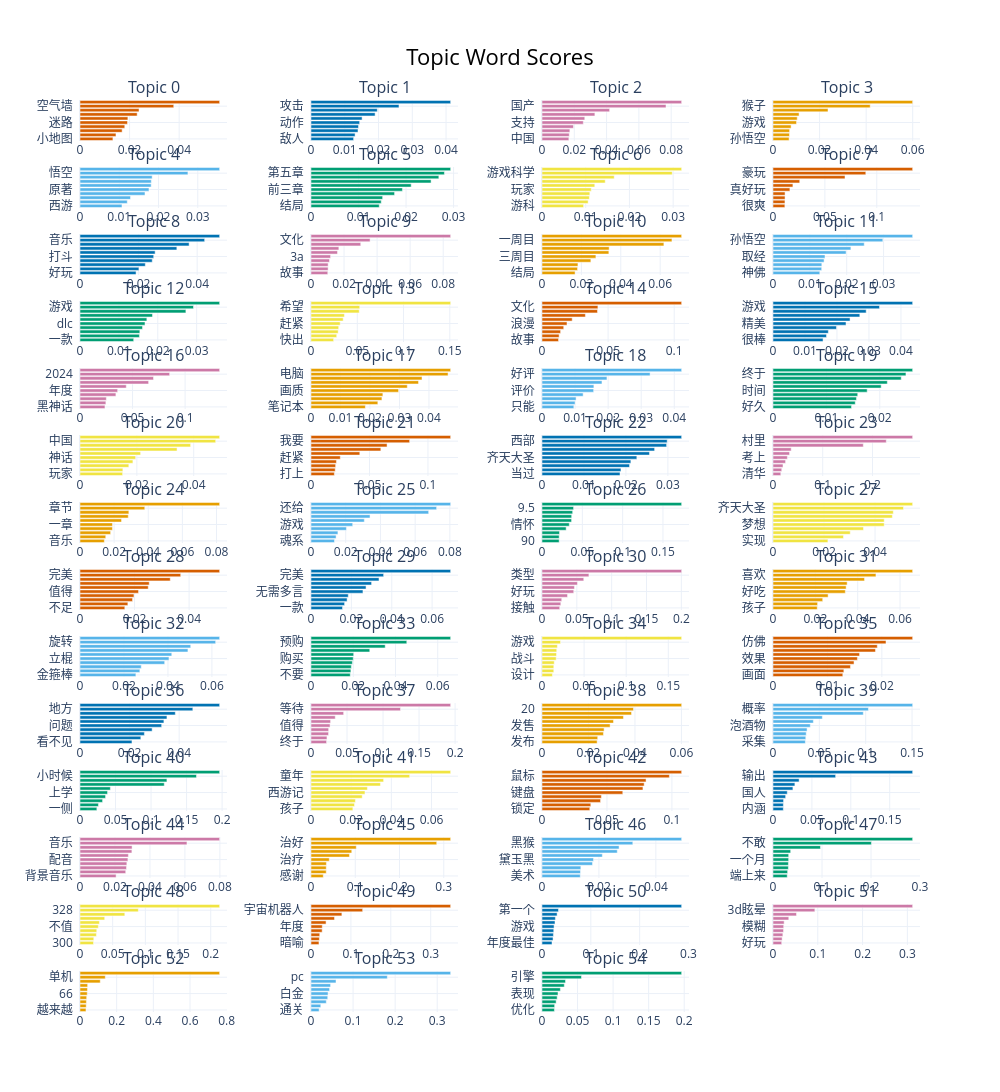

Notebook code cell kept with this figure:
### Code cell
fig = topic_model.visualize_barchart(top_n_topics= 55, n_words = 10)
fig.show()
fig.write_html(r"C:\Users\Lyk\Desktop\黑神话悟空-数据\中文评论\主题词图.html")

### Figure 1 — Plotly figure (JSON) as saved in the notebook; plotly's stock layout.template omitted (floating-point values rounded to 4 significant figures)
{"data": [{"marker": {"color": "#D55E00"}, "orientation": "h", "type": "bar", "x": [0.01328, 0.01451, 0.017, 0.01806, 0.01917, 0.01932, 0.02306, 0.02381, 0.03782, 0.05634], "xaxis": "x", "y": ["小地图  ", "设计  ", "问题  ", "地方  ", "迷路  ", "引导  ", "地图设计  ", "探索  ", "空气墙  ", "地图  "], "yaxis": "y"}, {"marker": {"color": "#0072B2"}, "orientation": "h", "type": "bar", "x": [0.01262, 0.01306, 0.01392, 0.01407, 0.01441, 0.01514, 0.01899, 0.01964, 0.02606, 0.04136], "xaxis": "x2", "y": ["敌人  ", "闪避  ", "伤害  ", "设计  ", "动作  ", "锁定  ", "技能  ", "战斗  ", "攻击  ", "boss  "], "yaxis": "y2"}, {"marker": {"color": "#CC79A7"}, "orientation": "h", "type": "bar", "x": [0.01663, 0.01688, 0.01725, 0.01948, 0.02558, 0.02649, 0.03275, 0.04187, 0.07679, 0.08649], "xaxis": "x3", "y": ["中国  ", "第一个  ", "国内  ", "希望  ", "支持  ", "游戏  ", "大作  ", "第一款  ", "国产  ", "3a  "], "yaxis": "y3"}, {"marker": {"color": "#E69F00"}, "orientation": "h", "type": "bar", "x": [0.006916, 0.00708, 0.007129, 0.007774, 0.01011, 0.01041, 0.0112, 0.02363, 0.04175, 0.05998], "xaxis": "x4", "y": ["孙悟空  ", "游科  ", "最后  ", "猿神  ", "游戏  ", "大圣  ", "老猴子  ", "猴哥  ", "猴子  ", "黑猴  "], "yaxis": "y4"}, {"marker": {"color": "#56B4E9"}, "orientation": "h", "type": "bar", "x": [0.01069, 0.01204, 0.01286, 0.01656, 0.01757, 0.01813, 0.01816, 0.01838, 0.02749, 0.03557], "xaxis": "x5", "y": ["西游  ", "大圣  ", "斗战神  ", "孙悟空  ", "原著  ", "故事  ", "剧情  ", "西游记  ", "悟空  ", "黑神话  "], "yaxis": "y5"}, {"marker": {"color": "#009E73"}, "orientation": "h", "type": "bar", "x": [0.01436, 0.01478, 0.01507, 0.01758, 0.01924, 0.02108, 0.02526, 0.02689, 0.02807, 0.02938], "xaxis": "x6", "y": ["结局  ", "第二章  ", "四章  ", "两章  ", "前三章  ", "第三章  ", "剧情  ", "第四章  ", "第五章  ", "第六章  "], "yaxis": "y6"}, {"marker": {"color": "#F0E442"}, "orientation": "h", "type": "bar", "x": [0.009518, 0.01055, 0.01083, 0.01094, 0.01127, 0.01207, 0.01446, 0.01652, 0.02979, 0.03195], "xaxis": "x7", "y": ["游科  ", "dlc  ", "一款  ", "期待  ", "玩家  ", "感谢  ", "国产  ", "希望  ", "游戏科学  ", "游戏  "], "yaxis": "y7"}, {"marker": {"color": "#D55E00"}, "orientation": "h", "type": "bar", "x": [0.01143, 0.01152, 0.0116, 0.01161, 0.01629, 0.01919, 0.02576, 0.0694, 0.08944, 0.1346], "xaxis": "x8", "y": ["很爽  ", "游戏  ", "难度  ", "希望  ", "真好玩  ", "喜欢  ", "dlc  ", "爱玩  ", "豪玩  ", "好玩  "], "yaxis": "y8"}, {"marker": {"color": "#0072B2"}, "orientation": "h", "type": "bar", "x": [0.01914, 0.02012, 0.02229, 0.02466, 0.02516, 0.02565, 0.03306, 0.03725, 0.04256, 0.04768], "xaxis": "x9", "y": ["好玩  ", "故事  ", "顶级  ", "精美  ", "打斗  ", "战斗  ", "剧情  ", "美术  ", "音乐  ", "画面  "], "yaxis": "y9"}, {"marker": {"color": "#CC79A7"}, "orientation": "h", "type": "bar", "x": [0.01016, 0.01035, 0.01037, 0.01118, 0.01187, 0.01603, 0.01685, 0.03009, 0.03576, 0.08451], "xaxis": "x10", "y": ["故事  ", "里程碑  ", "中文  ", "希望  ", "3a  ", "传统  ", "玩家  ", "游戏  ", "文化  ", "中国  "], "yaxis": "y10"}, {"marker": {"color": "#E69F00"}, "orientation": "h", "type": "bar", "x": [0.01679, 0.01804, 0.01824, 0.0248, 0.02736, 0.03394, 0.0341, 0.06188, 0.06597, 0.0709], "xaxis": "x11", "y": ["结局  ", "打完  ", "成就  ", "周目  ", "三周目  ", "通关  ", "全成就  ", "二周目  ", "一周目  ", "小时  "], "yaxis": "y11"}, {"marker": {"color": "#56B4E9"}, "orientation": "h", "type": "bar", "x": [0.01269, 0.01321, 0.01324, 0.01385, 0.01411, 0.01983, 0.02113, 0.02475, 0.02979, 0.03788], "xaxis": "x12", "y": ["神佛  ", "灵山  ", "金箍  ", "悟空  ", "取经  ", "齐天大圣  ", "天庭  ", "天命人  ", "孙悟空  ", "大圣  "], "yaxis": "y12"}, {"marker": {"color": "#009E73"}, "orientation": "h", "type": "bar", "x": [0.0138, 0.01528, 0.01538, 0.01607, 0.01671, 0.01719, 0.01863, 0.02722, 0.02918, 0.0359], "xaxis": "x13", "y": ["一款  ", "体验  ", "期待  ", "希望  ", "dlc  ", "推荐  ", "不错  ", "值得  ", "游戏  ", "好玩  "], "yaxis": "y13"}, {"marker": {"color": "#F0E442"}, "orientation": "h", "type": "bar", "x": [0.02445, 0.02778, 0.02936, 0.02992, 0.03154, 0.03477, 0.03612, 0.05209, 0.05267, 0.1509], "xaxis": "x14", "y": ["快出  ", "作品  ", "端上来  ", "后续  ", "赶紧  ", "快点  ", "游科  ", "期待  ", "希望  ", "dlc  "], "yaxis": "y14"}, {"marker": {"color": "#D55E00"}, "orientation": "h", "type": "bar", "x": [0.01251, 0.01295, 0.01407, 0.01643, 0.01891, 0.02284, 0.03282, 0.04197, 0.04229, 0.1056], "xaxis": "x15", "y": ["故事  ", "神话  ", "中华文化  ", "传统  ", "浪漫  ", "第一款  ", "大作  ", "3a  ", "文化  ", "中国  "], "yaxis": "y15"}, {"marker": {"color": "#0072B2"}, "orientation": "h", "type": "bar", "x": [0.01565, 0.01672, 0.0173, 0.01984, 0.02283, 0.02409, 0.02714, 0.02913, 0.0333, 0.04366], "xaxis": "x16", "y": ["很棒  ", "丰富  ", "不错  ", "顶级  ", "精美  ", "剧情  ", "音乐  ", "美术  ", "游戏  ", "画面  "], "yaxis": "y16"}, {"marker": {"color": "#CC79A7"}, "orientation": "h", "type": "bar", "x": [0.02374, 0.0246, 0.02507, 0.03415, 0.03582, 0.04401, 0.06527, 0.06992, 0.08529, 0.1328], "xaxis": "x17", "y": ["黑神话  ", "游戏  ", "心中  ", "最佳  ", "年度  ", "年度游戏  ", "tga  ", "今年  ", "2024  ", "年度最佳  "], "yaxis": "y17"}, {"marker": {"color": "#E69F00"}, "orientation": "h", "type": "bar", "x": [0.01843, 0.02266, 0.02405, 0.02437, 0.0297, 0.03265, 0.03646, 0.03765, 0.04648, 0.04736], "xaxis": "x18", "y": ["笔记本  ", "问题  ", "掉帧  ", "配置  ", "画质  ", "更新  ", "闪退  ", "显卡  ", "电脑  ", "优化  "], "yaxis": "y18"}, {"marker": {"color": "#56B4E9"}, "orientation": "h", "type": "bar", "x": [0.009631, 0.01, 0.01031, 0.01244, 0.01562, 0.01569, 0.01814, 0.01964, 0.03269, 0.04224], "xaxis": "x19", "y": ["只能  ", "傻逼  ", "本来  ", "玩家  ", "评价  ", "游戏  ", "恶心  ", "评论  ", "好评  ", "差评  "], "yaxis": "y19"}, {"marker": {"color": "#009E73"}, "orientation": "h", "type": "bar", "x": [0.01471, 0.01541, 0.01563, 0.01587, 0.01764, 0.02026, 0.02142, 0.02402, 0.02491, 0.02616], "xaxis": "x20", "y": ["好久  ", "现在  ", "全成就  ", "结局  ", "时间  ", "很久没  ", "dlc  ", "通关  ", "终于  ", "小时  "], "yaxis": "y20"}, {"marker": {"color": "#F0E442"}, "orientation": "h", "type": "bar", "x": [0.015, 0.01508, 0.01717, 0.01861, 0.01958, 0.02131, 0.03414, 0.03891, 0.04773, 0.04912], "xaxis": "x21", "y": ["玩家  ", "世界  ", "一款  ", "传统  ", "神话  ", "游戏  ", "文化  ", "悟空  ", "中国  ", "黑神话  "], "yaxis": "y21"}, {"marker": {"color": "#D55E00"}, "orientation": "h", "type": "bar", "x": [0.01996, 0.0207, 0.02107, 0.02175, 0.02506, 0.04174, 0.0597, 0.06503, 0.08433, 0.1194], "xaxis": "x22", "y": ["打上  ", "游科  ", "快出  ", "鹤仙人  ", "赶紧  ", "天庭  ", "救四妹  ", "dlc  ", "我要  ", "四妹  "], "yaxis": "y22"}, {"marker": {"color": "#0072B2"}, "orientation": "h", "type": "bar", "x": [0.01859, 0.01881, 0.02086, 0.02118, 0.0226, 0.02561, 0.02684, 0.0297, 0.02983, 0.03328], "xaxis": "x23", "y": ["当过  ", "终于  ", "美国  ", "英雄  ", "齐天大圣  ", "牛仔  ", "家乡  ", "回到  ", "西部  ", "刺客  "], "yaxis": "y23"}, {"marker": {"color": "#CC79A7"}, "orientation": "h", "type": "bar", "x": [0.01568, 0.01757, 0.02011, 0.02527, 0.0289, 0.03331, 0.03658, 0.1816, 0.2278, 0.2808], "xaxis": "x24", "y": ["清华  ", "家里  ", "必须  ", "第一位  ", "考上  ", "985  ", "支持  ", "第一个  ", "村里  ", "大学生  "], "yaxis": "y24"}, {"marker": {"color": "#E69F00"}, "orientation": "h", "type": "bar", "x": [0.01427, 0.01509, 0.01794, 0.01901, 0.01903, 0.02434, 0.02828, 0.02863, 0.03796, 0.08185], "xaxis": "x25", "y": ["音乐  ", "美术  ", "故事  ", "剧情  ", "一章  ", "结束  ", "结尾  ", "每章  ", "章节  ", "动画  "], "yaxis": "y25"}, {"marker": {"color": "#56B4E9"}, "orientation": "h", "type": "bar", "x": [0.01352, 0.01445, 0.0155, 0.0204, 0.02402, 0.03071, 0.03401, 0.06778, 0.07237, 0.08045], "xaxis": "x26", "y": ["魂系  ", "玩家  ", "接触  ", "难度  ", "游戏  ", "第一次  ", "类魂  ", "魂类  ", "还给  ", "幽魂  "], "yaxis": "y26"}, {"marker": {"color": "#009E73"}, "orientation": "h", "type": "bar", "x": [0.02126, 0.02129, 0.02173, 0.02994, 0.03384, 0.03666, 0.03679, 0.03801, 0.03916, 0.1731], "xaxis": "x27", "y": ["90  ", "评价  ", "0.5  ", "100  ", "情怀  ", "满分  ", "评分  ", "8.5  ", "9.5  ", "10  "], "yaxis": "y27"}, {"marker": {"color": "#F0E442"}, "orientation": "h", "type": "bar", "x": [0.02152, 0.02761, 0.03027, 0.03546, 0.04359, 0.04359, 0.04678, 0.04714, 0.05116, 0.05473], "xaxis": "x28", "y": ["实现  ", "童年  ", "成为  ", "英雄  ", "梦想  ", "小时候  ", "大圣  ", "儿时  ", "齐天大圣  ", "大圣梦  "], "yaxis": "y28"}, {"marker": {"color": "#D55E00"}, "orientation": "h", "type": "bar", "x": [0.01643, 0.01754, 0.01926, 0.01978, 0.02146, 0.02501, 0.02538, 0.03308, 0.03692, 0.05119], "xaxis": "x29", "y": ["不足  ", "一款  ", "作品  ", "无需多言  ", "值得  ", "瑕疵  ", "缺点  ", "瑕不掩瑜  ", "完美  ", "好评  "], "yaxis": "y29"}, {"marker": {"color": "#0072B2"}, "orientation": "h", "type": "bar", "x": [0.01562, 0.01664, 0.01787, 0.01846, 0.02574, 0.02726, 0.03001, 0.03368, 0.03598, 0.06918], "xaxis": "x30", "y": ["一款  ", "好评  ", "满分  ", "全成就  ", "无需多言  ", "游戏  ", "伟大  ", "太棒了  ", "完美  ", "真棒  "], "yaxis": "y30"}, {"marker": {"color": "#CC79A7"}, "orientation": "h", "type": "bar", "x": [0.02542, 0.02699, 0.0283, 0.03663, 0.04556, 0.04658, 0.05087, 0.05994, 0.06733, 0.2004], "xaxis": "x31", "y": ["接触  ", "单机游戏  ", "全成就  ", "第一款  ", "好玩  ", "这类  ", "游戏  ", "第一个  ", "类型  ", "第一次  "], "yaxis": "y31"}, {"marker": {"color": "#E69F00"}, "orientation": "h", "type": "bar", "x": [0.0209, 0.02106, 0.02347, 0.02603, 0.03415, 0.03455, 0.03502, 0.04322, 0.04862, 0.06596], "xaxis": "x32", "y": ["孩子  ", "爽爽爽  ", "巧克力  ", "味道  ", "好吃  ", "太爽了  ", "太爽  ", "好玩  ", "喜欢  ", "太爱  "], "yaxis": "y32"}, {"marker": {"color": "#56B4E9"}, "orientation": "h", "type": "bar", "x": [0.02542, 0.02722, 0.02785, 0.03852, 0.04046, 0.04174, 0.04909, 0.05035, 0.0617, 0.06352], "xaxis": "x33", "y": ["金箍棒  ", "识破  ", "卧槽  ", "顶顶顶  ", "立棍  ", "劈棍  ", "交梨  ", "碧藕  ", "旋转  ", "举起  "], "yaxis": "y33"}, {"marker": {"color": "#009E73"}, "orientation": "h", "type": "bar", "x": [0.01859, 0.01887, 0.0191, 0.0196, 0.01999, 0.0202, 0.02782, 0.03513, 0.04535, 0.06611], "xaxis": "x34", "y": ["不要  ", "高兴  ", "吃亏  ", "知道  ", "购买  ", "盗版  ", "buy  ", "大圣  ", "预购  ", "豪华版  "], "yaxis": "y34"}, {"marker": {"color": "#F0E442"}, "orientation": "h", "type": "bar", "x": [0.01238, 0.01399, 0.014, 0.01455, 0.01686, 0.01723, 0.01749, 0.01826, 0.02202, 0.1659], "xaxis": "x35", "y": ["设计  ", "act  ", "黑神话  ", "玩家  ", "战斗  ", "系统  ", "动作  ", "一款  ", "游戏  ", "arpg  "], "yaxis": "y35"}, {"marker": {"color": "#D55E00"}, "orientation": "h", "type": "bar", "x": [0.01283, 0.01302, 0.01423, 0.01489, 0.01551, 0.01591, 0.01883, 0.01916, 0.02076, 0.02566], "xaxis": "x36", "y": ["画面  ", "山林  ", "神秘  ", "置身于  ", "效果  ", "细节  ", "光影  ", "世界  ", "仿佛  ", "场景  "], "yaxis": "y36"}, {"marker": {"color": "#0072B2"}, "orientation": "h", "type": "bar", "x": [0.02097, 0.02453, 0.02597, 0.0291, 0.03294, 0.03385, 0.03507, 0.03844, 0.04552, 0.05634], "xaxis": "x37", "y": ["看不见  ", "明暗  ", "场景  ", "光线  ", "问题  ", "眼睛  ", "光照  ", "阴影  ", "地方  ", "光影  "], "yaxis": "y37"}, {"marker": {"color": "#CC79A7"}, "orientation": "h", "type": "bar", "x": [0.02161, 0.02216, 0.02436, 0.0245, 0.02647, 0.02719, 0.03365, 0.04532, 0.1243, 0.1939], "xaxis": "x38", "y": ["终于  ", "dlc  ", "2024  ", "游科  ", "值得  ", "辜负  ", "不负  ", "期待  ", "等待  ", "四年  "], "yaxis": "y38"}, {"marker": {"color": "#E69F00"}, "orientation": "h", "type": "bar", "x": [0.02372, 0.02397, 0.02644, 0.02672, 0.02931, 0.03077, 0.03505, 0.03852, 0.03936, 0.0601], "xaxis": "x39", "y": ["发布  ", "2020  ", "视频  ", "游戏  ", "发售  ", "期待  ", "pv  ", "等待  ", "20  ", "四年  "], "yaxis": "y39"}, {"marker": {"color": "#56B4E9"}, "orientation": "h", "type": "bar", "x": [0.0349, 0.03535, 0.03581, 0.03675, 0.04026, 0.04353, 0.05322, 0.0974, 0.103, 0.1507], "xaxis": "x40", "y": ["采集  ", "爆率  ", "收集  ", "成就  ", "泡酒物  ", "刷新  ", "珍玩  ", "掉落  ", "概率  ", "种子  "], "yaxis": "y40"}, {"marker": {"color": "#009E73"}, "orientation": "h", "type": "bar", "x": [0.02374, 0.02594, 0.03177, 0.03596, 0.03878, 0.04274, 0.1186, 0.1223, 0.1639, 0.1966], "xaxis": "x41", "y": ["一侧  ", "学校  ", "发现  ", "厕所  ", "上学  ", "老师  ", "冯骥  ", "英高  ", "小时候  ", "杨奇  "], "yaxis": "y41"}, {"marker": {"color": "#F0E442"}, "orientation": "h", "type": "bar", "x": [0.02086, 0.02165, 0.02212, 0.02549, 0.02687, 0.02807, 0.03457, 0.03614, 0.04913, 0.06952], "xaxis": "x42", "y": ["孩子  ", "幻想  ", "长大  ", "齐天大圣  ", "西游记  ", "大圣梦  ", "儿时  ", "梦想  ", "童年  ", "小时候  "], "yaxis": "y42"}, {"marker": {"color": "#D55E00"}, "orientation": "h", "type": "bar", "x": [0.03677, 0.03756, 0.04507, 0.04569, 0.06218, 0.07769, 0.07863, 0.08009, 0.09804, 0.1075], "xaxis": "x43", "y": ["锁定  ", "键鼠  ", "自定义  ", "设置  ", "键盘  ", "手柄  ", "键位  ", "侧键  ", "鼠标  ", "按键  "], "yaxis": "y43"}, {"marker": {"color": "#0072B2"}, "orientation": "h", "type": "bar", "x": [0.01327, 0.01332, 0.01356, 0.01624, 0.01835, 0.0256, 0.02813, 0.03357, 0.08051, 0.1795], "xaxis": "x44", "y": ["内涵  ", "历史  ", "作品  ", "文化底蕴  ", "国人  ", "民族  ", "文化自信  ", "传统  ", "输出  ", "文化  "], "yaxis": "y44"}, {"marker": {"color": "#CC79A7"}, "orientation": "h", "type": "bar", "x": [0.02065, 0.02614, 0.02658, 0.02679, 0.02741, 0.02766, 0.02968, 0.02978, 0.06117, 0.07986], "xaxis": "x45", "y": ["背景音乐  ", "推推  ", "配乐  ", "激昂  ", "配音  ", "战斗  ", "声音  ", "氛围  ", "音乐  ", "音效  "], "yaxis": "y45"}, {"marker": {"color": "#E69F00"}, "orientation": "h", "type": "bar", "x": [0.02772, 0.03442, 0.03448, 0.03484, 0.04129, 0.08689, 0.09211, 0.1023, 0.2841, 0.3156], "xaxis": "x46", "y": ["感谢  ", "养胃  ", "yw  ", "多年  ", "治疗  ", "视角  ", "电子ed  ", "电子  ", "治好  ", "电子阳痿  "], "yaxis": "y46"}, {"marker": {"color": "#56B4E9"}, "orientation": "h", "type": "bar", "x": [0.01345, 0.01352, 0.01364, 0.01774, 0.0181, 0.02119, 0.02644, 0.02708, 0.03191, 0.04906], "xaxis": "x47", "y": ["美术  ", "迷路  ", "地方  ", "红楼  ", "黛玉黑  ", "设计  ", "空气墙  ", "地图设计  ", "黑猴  ", "地图  "], "yaxis": "y47"}, {"marker": {"color": "#009E73"}, "orientation": "h", "type": "bar", "x": [0.02901, 0.02983, 0.03134, 0.03145, 0.03194, 0.03197, 0.03604, 0.09689, 0.2008, 0.285], "xaxis": "x48", "y": ["端上来  ", "义不容辞  ", "坚决  ", "张艺谋  ", "一个月  ", "没出  ", "休息  ", "dlc  ", "不敢  ", "生产队  "], "yaxis": "y48"}, {"marker": {"color": "#F0E442"}, "orientation": "h", "type": "bar", "x": [0.0207, 0.02107, 0.02508, 0.02563, 0.02805, 0.02968, 0.03779, 0.06853, 0.08923, 0.2136], "xaxis": "x49", "y": ["300  ", "标准版  ", "游戏  ", "售价  ", "不值  ", "定价  ", "便宜  ", "价格  ", "328  ", "268  "], "yaxis": "y49"}, {"marker": {"color": "#D55E00"}, "orientation": "h", "type": "bar", "x": [0.01996, 0.02096, 0.0219, 0.02798, 0.02824, 0.03773, 0.05891, 0.07737, 0.1295, 0.3499], "xaxis": "x50", "y": ["暗喻  ", "最佳  ", "说话  ", "2024  ", "年度  ", "索尼  ", "年度最佳  ", "tga  ", "宇宙机器人  ", "机器人  "], "yaxis": "y50"}, {"marker": {"color": "#0072B2"}, "orientation": "h", "type": "bar", "x": [0.02048, 0.0226, 0.02339, 0.02406, 0.02471, 0.02666, 0.02745, 0.03091, 0.03372, 0.2859], "xaxis": "x51", "y": ["年度最佳  ", "首评  ", "全成就  ", "deck  ", "游戏  ", "更新  ", "第一次  ", "评价  ", "第一个  ", "steam  "], "yaxis": "y51"}, {"marker": {"color": "#CC79A7"}, "orientation": "h", "type": "bar", "x": [0.01945, 0.02035, 0.022, 0.02352, 0.0239, 0.0249, 0.0352, 0.05244, 0.09346, 0.3118], "xaxis": "x52", "y": ["好玩  ", "动态  ", "治好  ", "晕车药  ", "模糊  ", "头晕  ", "我晕  ", "不晕  ", "3d眩晕  ", "3d  "], "yaxis": "y52"}, {"marker": {"color": "#E69F00"}, "orientation": "h", "type": "bar", "x": [0.03255, 0.03382, 0.03489, 0.03643, 0.03948, 0.04072, 0.04164, 0.1104, 0.1379, 0.7615], "xaxis": "x53", "y": ["越来越  ", "作品  ", "希望  ", "里程碑  ", "66  ", "支持  ", "棒棒  ", "国产  ", "单机  ", "666  "], "yaxis": "y53"}, {"marker": {"color": "#56B4E9"}, "orientation": "h", "type": "bar", "x": [0.01925, 0.02322, 0.03633, 0.03974, 0.04053, 0.04416, 0.04657, 0.05947, 0.1814, 0.332], "xaxis": "x54", "y": ["通关  ", "平台  ", "一份  ", "steam  ", "白金  ", "优化  ", "版本  ", "ps  ", "pc  ", "ps5  "], "yaxis": "y54"}, {"marker": {"color": "#009E73"}, "orientation": "h", "type": "bar", "x": [0.01747, 0.01778, 0.01987, 0.02134, 0.02251, 0.02584, 0.03135, 0.03307, 0.05555, 0.1964], "xaxis": "x55", "y": ["优化  ", "效果  ", "场景  ", "扫描  ", "表现  ", "美术  ", "画面  ", "得益于  ", "引擎  ", "ue5  "], "yaxis": "y55"}], "layout": {"annotations": [{"font": {"size": 16}, "showarrow": false, "text": "Topic 0", "x": 0.0875, "xanchor": "center", "xref": "paper", "y": 1.0, "yanchor": "bottom", "yref": "paper"}, {"font": {"size": 16}, "showarrow": false, "text": "Topic 1", "x": 0.3625, "xanchor": "center", "xref": "paper", "y": 1.0, "yanchor": "bottom", "yref": "paper"}, {"font": {"size": 16}, "showarrow": false, "text": "Topic 2", "x": 0.6375, "xanchor": "center", "xref": "paper", "y": 1.0, "yanchor": "bottom", "yref": "paper"}, {"font": {"size": 16}, "showarrow": false, "text": "Topic 3", "x": 0.9125, "xanchor": "center", "xref": "paper", "y": 1.0, "yanchor": "bottom", "yref": "paper"}, {"font": {"size": 16}, "showarrow": false, "text": "Topic 4", "x": 0.0875, "xanchor": "center", "xref": "paper", "y": 0.9265, "yanchor": "bottom", "yref": "paper"}, {"font": {"size": 16}, "showarrow": false, "text": "Topic 5", "x": 0.3625, "xanchor": "center", "xref": "paper", "y": 0.9265, "yanchor": "bottom", "yref": "paper"}, {"font": {"size": 16}, "showarrow": false, "text": "Topic 6", "x": 0.6375, "xanchor": "center", "xref": "paper", "y": 0.9265, "yanchor": "bottom", "yref": "paper"}, {"font": {"size": 16}, "showarrow": false, "text": "Topic 7", "x": 0.9125, "xanchor": "center", "xref": "paper", "y": 0.9265, "yanchor": "bottom", "yref": "paper"}, {"font": {"size": 16}, "showarrow": false, "text": "Topic 8", "x": 0.0875, "xanchor": "center", "xref": "paper", "y": 0.8531, "yanchor": "bottom", "yref": "paper"}, {"font": {"size": 16}, "showarrow": false, "text": "Topic 9", "x": 0.3625, "xanchor": "center", "xref": "paper", "y": 0.8531, "yanchor": "bottom", "yref": "paper"}, {"font": {"size": 16}, "showarrow": false, "text": "Topic 10", "x": 0.6375, "xanchor": "center", "xref": "paper", "y": 0.8531, "yanchor": "bottom", "yref": "paper"}, {"font": {"size": 16}, "showarrow": false, "text": "Topic 11", "x": 0.9125, "xanchor": "center", "xref": "paper", "y": 0.8531, "yanchor": "bottom", "yref": "paper"}, {"font": {"size": 16}, "showarrow": false, "text": "Topic 12", "x": 0.0875, "xanchor": "center", "xref": "paper", "y": 0.7796, "yanchor": "bottom", "yref": "paper"}, {"font": {"size": 16}, "showarrow": false, "text": "Topic 13", "x": 0.3625, "xanchor": "center", "xref": "paper", "y": 0.7796, "yanchor": "bottom", "yref": "paper"}, {"font": {"size": 16}, "showarrow": false, "text": "Topic 14", "x": 0.6375, "xanchor": "center", "xref": "paper", "y": 0.7796, "yanchor": "bottom", "yref": "paper"}, {"font": {"size": 16}, "showarrow": false, "text": "Topic 15", "x": 0.9125, "xanchor": "center", "xref": "paper", "y": 0.7796, "yanchor": "bottom", "yref": "paper"}, {"font": {"size": 16}, "showarrow": false, "text": "Topic 16", "x": 0.0875, "xanchor": "center", "xref": "paper", "y": 0.7061, "yanchor": "bottom", "yref": "paper"}, {"font": {"size": 16}, "showarrow": false, "text": "Topic 17", "x": 0.3625, "xanchor": "center", "xref": "paper", "y": 0.7061, "yanchor": "bottom", "yref": "paper"}, {"font": {"size": 16}, "showarrow": false, "text": "Topic 18", "x": 0.6375, "xanchor": "center", "xref": "paper", "y": 0.7061, "yanchor": "bottom", "yref": "paper"}, {"font": {"size": 16}, "showarrow": false, "text": "Topic 19", "x": 0.9125, "xanchor": "center", "xref": "paper", "y": 0.7061, "yanchor": "bottom", "yref": "paper"}, {"font": {"size": 16}, "showarrow": false, "text": "Topic 20", "x": 0.0875, "xanchor": "center", "xref": "paper", "y": 0.6327, "yanchor": "bottom", "yref": "paper"}, {"font": {"size": 16}, "showarrow": false, "text": "Topic 21", "x": 0.3625, "xanchor": "center", "xref": "paper", "y": 0.6327, "yanchor": "bottom", "yref": "paper"}, {"font": {"size": 16}, "showarrow": false, "text": "Topic 22", "x": 0.6375, "xanchor": "center", "xref": "paper", "y": 0.6327, "yanchor": "bottom", "yref": "paper"}, {"font": {"size": 16}, "showarrow": false, "text": "Topic 23", "x": 0.9125, "xanchor": "center", "xref": "paper", "y": 0.6327, "yanchor": "bottom", "yref": "paper"}, {"font": {"size": 16}, "showarrow": false, "text": "Topic 24", "x": 0.0875, "xanchor": "center", "xref": "paper", "y": 0.5592, "yanchor": "bottom", "yref": "paper"}, {"font": {"size": 16}, "showarrow": false, "text": "Topic 25", "x": 0.3625, "xanchor": "center", "xref": "paper", "y": 0.5592, "yanchor": "bottom", "yref": "paper"}, {"font": {"size": 16}, "showarrow": false, "text": "Topic 26", "x": 0.6375, "xanchor": "center", "xref": "paper", "y": 0.5592, "yanchor": "bottom", "yref": "paper"}, {"font": {"size": 16}, "showarrow": false, "text": "Topic 27", "x": 0.9125, "xanchor": "center", "xref": "paper", "y": 0.5592, "yanchor": "bottom", "yref": "paper"}, {"font": {"size": 16}, "showarrow": false, "text": "Topic 28", "x": 0.0875, "xanchor": "center", "xref": "paper", "y": 0.4857, "yanchor": "bottom", "yref": "paper"}, {"font": {"size": 16}, "showarrow": false, "text": "Topic 29", "x": 0.3625, "xanchor": "center", "xref": "paper", "y": 0.4857, "yanchor": "bottom", "yref": "paper"}, {"font": {"size": 16}, "showarrow": false, "text": "Topic 30", "x": 0.6375, "xanchor": "center", "xref": "paper", "y": 0.4857, "yanchor": "bottom", "yref": "paper"}, {"font": {"size": 16}, "showarrow": false, "text": "Topic 31", "x": 0.9125, "xanchor": "center", "xref": "paper", "y": 0.4857, "yanchor": "bottom", "yref": "paper"}, {"font": {"size": 16}, "showarrow": false, "text": "Topic 32", "x": 0.0875, "xanchor": "center", "xref": "paper", "y": 0.4122, "yanchor": "bottom", "yref": "paper"}, {"font": {"size": 16}, "showarrow": false, "text": "Topic 33", "x": 0.3625, "xanchor": "center", "xref": "paper", "y": 0.4122, "yanchor": "bottom", "yref": "paper"}, {"font": {"size": 16}, "showarrow": false, "text": "Topic 34", "x": 0.6375, "xanchor": "center", "xref": "paper", "y": 0.4122, "yanchor": "bottom", "yref": "paper"}, {"font": {"size": 16}, "showarrow": false, "text": "Topic 35", "x": 0.9125, "xanchor": "center", "xref": "paper", "y": 0.4122, "yanchor": "bottom", "yref": "paper"}, {"font": {"size": 16}, "showarrow": false, "text": "Topic 36", "x": 0.0875, "xanchor": "center", "xref": "paper", "y": 0.3388, "yanchor": "bottom", "yref": "paper"}, {"font": {"size": 16}, "showarrow": false, "text": "Topic 37", "x": 0.3625, "xanchor": "center", "xref": "paper", "y": 0.3388, "yanchor": "bottom", "yref": "paper"}, {"font": {"size": 16}, "showarrow": false, "text": "Topic 38", "x": 0.6375, "xanchor": "center", "xref": "paper", "y": 0.3388, "yanchor": "bottom", "yref": "paper"}, {"font": {"size": 16}, "showarrow": false, "text": "Topic 39", "x": 0.9125, "xanchor": "center", "xref": "paper", "y": 0.3388, "yanchor": "bottom", "yref": "paper"}, {"font": {"size": 16}, "showarrow": false, "text": "Topic 40", "x": 0.0875, "xanchor": "center", "xref": "paper", "y": 0.2653, "yanchor": "bottom", "yref": "paper"}, {"font": {"size": 16}, "showarrow": false, "text": "Topic 41", "x": 0.3625, "xanchor": "center", "xref": "paper", "y": 0.2653, "yanchor": "bottom", "yref": "paper"}, {"font": {"size": 16}, "showarrow": false, "text": "Topic 42", "x": 0.6375, "xanchor": "center", "xref": "paper", "y": 0.2653, "yanchor": "bottom", "yref": "paper"}, {"font": {"size": 16}, "showarrow": false, "text": "Topic 43", "x": 0.9125, "xanchor": "center", "xref": "paper", "y": 0.2653, "yanchor": "bottom", "yref": "paper"}, {"font": {"size": 16}, "showarrow": false, "text": "Topic 44", "x": 0.0875, "xanchor": "center", "xref": "paper", "y": 0.1918, "yanchor": "bottom", "yref": "paper"}, {"font": {"size": 16}, "showarrow": false, "text": "Topic 45", "x": 0.3625, "xanchor": "center", "xref": "paper", "y": 0.1918, "yanchor": "bottom", "yref": "paper"}, {"font": {"size": 16}, "showarrow": false, "text": "Topic 46", "x": 0.6375, "xanchor": "center", "xref": "paper", "y": 0.1918, "yanchor": "bottom", "yref": "paper"}, {"font": {"size": 16}, "showarrow": false, "text": "Topic 47", "x": 0.9125, "xanchor": "center", "xref": "paper", "y": 0.1918, "yanchor": "bottom", "yref": "paper"}, {"font": {"size": 16}, "showarrow": false, "text": "Topic 48", "x": 0.0875, "xanchor": "center", "xref": "paper", "y": 0.1184, "yanchor": "bottom", "yref": "paper"}, {"font": {"size": 16}, "showarrow": false, "text": "Topic 49", "x": 0.3625, "xanchor": "center", "xref": "paper", "y": 0.1184, "yanchor": "bottom", "yref": "paper"}, {"font": {"size": 16}, "showarrow": false, "text": "Topic 50", "x": 0.6375, "xanchor": "center", "xref": "paper", "y": 0.1184, "yanchor": "bottom", "yref": "paper"}, {"font": {"size": 16}, "showarrow": false, "text": "Topic 51", "x": 0.9125, "xanchor": "center", "xref": "paper", "y": 0.1184, "yanchor": "bottom", "yref": "paper"}, {"font": {"size": 16}, "showarrow": false, "text": "Topic 52", "x": 0.0875, "xanchor": "center", "xref": "paper", "y": 0.0449, "yanchor": "bottom", "yref": "paper"}, {"font": {"size": 16}, "showarrow": false, "text": "Topic 53", "x": 0.3625, "xanchor": "center", "xref": "paper", "y": 0.0449, "yanchor": "bottom", "yref": "paper"}, {"font": {"size": 16}, "showarrow": false, "text": "Topic 54", "x": 0.6375, "xanchor": "center", "xref": "paper", "y": 0.0449, "yanchor": "bottom", "yref": "paper"}], "height": 3500, "hoverlabel": {"bgcolor": "white", "font": {"family": "Rockwell", "size": 16}}, "showlegend": false, "title": {"font": {"color": "Black", "size": 22}, "text": "Topic Word Scores", "x": 0.5, "xanchor": "center", "yanchor": "top"}, "width": 1000, "xaxis": {"anchor": "y", "domain": [0, 0.175], "showgrid": true}, "xaxis10": {"anchor": "y10", "domain": [0.275, 0.45], "showgrid": true}, "xaxis11": {"anchor": "y11", "domain": [0.55, 0.725], "showgrid": true}, "xaxis12": {"anchor": "y12", "domain": [0.825, 1], "showgrid": true}, "xaxis13": {"anchor": "y13", "domain": [0, 0.175], "showgrid": true}, "xaxis14": {"anchor": "y14", "domain": [0.275, 0.45], "showgrid": true}, "xaxis15": {"anchor": "y15", "domain": [0.55, 0.725], "showgrid": true}, "xaxis16": {"anchor": "y16", "domain": [0.825, 1], "showgrid": true}, "xaxis17": {"anchor": "y17", "domain": [0, 0.175], "showgrid": true}, "xaxis18": {"anchor": "y18", "domain": [0.275, 0.45], "showgrid": true}, "xaxis19": {"anchor": "y19", "domain": [0.55, 0.725], "showgrid": true}, "xaxis2": {"anchor": "y2", "domain": [0.275, 0.45], "showgrid": true}, "xaxis20": {"anchor": "y20", "domain": [0.825, 1], "showgrid": true}, "xaxis21": {"anchor": "y21", "domain": [0, 0.175], "showgrid": true}, "xaxis22": {"anchor": "y22", "domain": [0.275, 0.45], "showgrid": true}, "xaxis23": {"anchor": "y23", "domain": [0.55, 0.725], "showgrid": true}, "xaxis24": {"anchor": "y24", "domain": [0.825, 1], "showgrid": true}, "xaxis25": {"anchor": "y25", "domain": [0, 0.175], "showgrid": true}, "xaxis26": {"anchor": "y26", "domain": [0.275, 0.45], "showgrid": true}, "xaxis27": {"anchor": "y27", "domain": [0.55, 0.725], "showgrid": true}, "xaxis28": {"anchor": "y28", "domain": [0.825, 1], "showgrid": true}, "xaxis29": {"anchor": "y29", "domain": [0, 0.175], "showgrid": true}, "xaxis3": {"anchor": "y3", "domain": [0.55, 0.725], "showgrid": true}, "xaxis30": {"anchor": "y30", "domain": [0.275, 0.45], "showgrid": true}, "xaxis31": {"anchor": "y31", "domain": [0.55, 0.725], "showgrid": true}, "xaxis32": {"anchor": "y32", "domain": [0.825, 1], "showgrid": true}, "xaxis33": {"anchor": "y33", "domain": [0, 0.175], "showgrid": true}, "xaxis34": {"anchor": "y34", "domain": [0.275, 0.45], "showgrid": true}, "xaxis35": {"anchor": "y35", "domain": [0.55, 0.725], "showgrid": true}, "xaxis36": {"anchor": "y36", "domain": [0.825, 1], "showgrid": true}, "xaxis37": {"anchor": "y37", "domain": [0, 0.175], "showgrid": true}, "xaxis38": {"anchor": "y38", "domain": [0.275, 0.45], "showgrid": true}, "xaxis39": {"anchor": "y39", "domain": [0.55, 0.725], "showgrid": true}, "xaxis4": {"anchor": "y4", "domain": [0.825, 1], "showgrid": true}, "xaxis40": {"anchor": "y40", "domain": [0.825, 1], "showgrid": true}, "xaxis41": {"anchor": "y41", "domain": [0, 0.175], "showgrid": true}, "xaxis42": {"anchor": "y42", "domain": [0.275, 0.45], "showgrid": true}, "xaxis43": {"anchor": "y43", "domain": [0.55, 0.725], "showgrid": true}, "xaxis44": {"anchor": "y44", "domain": [0.825, 1], "showgrid": true}, "xaxis45": {"anchor": "y45", "domain": [0, 0.175], "showgrid": true}, "xaxis46": {"anchor": "y46", "domain": [0.275, 0.45], "showgrid": true}, "xaxis47": {"anchor": "y47", "domain": [0.55, 0.725], "showgrid": true}, "xaxis48": {"anchor": "y48", "domain": [0.825, 1], "showgrid": true}, "xaxis49": {"anchor": "y49", "domain": [0, 0.175], "showgrid": true}, "xaxis5": {"anchor": "y5", "domain": [0, 0.175], "showgrid": true}, "xaxis50": {"anchor": "y50", "domain": [0.275, 0.45], "showgrid": true}, "xaxis51": {"anchor": "y51", "domain": [0.55, 0.725], "showgrid": true}, "xaxis52": {"anchor": "y52", "domain": [0.825, 1], "showgrid": true}, "xaxis53": {"anchor": "y53", "domain": [0, 0.175], "showgrid": true}, "xaxis54": {"anchor": "y54", "domain": [0.275, 0.45], "showgrid": true}, "xaxis55": {"anchor": "y55", "domain": [0.55, 0.725], "showgrid": true}, "xaxis56": {"anchor": "y56", "domain": [0.825, 1], "showgrid": true}, "xaxis6": {"anchor": "y6", "domain": [0.275, 0.45], "showgrid": true}, "xaxis7": {"anchor": "y7", "domain": [0.55, 0.725], "showgrid": true}, "xaxis8": {"anchor": "y8", "domain": [0.825, 1], "showgrid": true}, "xaxis9": {"anchor": "y9", "domain": [0, 0.175], "showgrid": true}, "yaxis": {"anchor": "x", "domain": [0.9551, 1.0], "showgrid": true}, "yaxis10": {"anchor": "x10", "domain": [0.8082, 0.8531], "showgrid": true}, "yaxis11": {"anchor": "x11", "domain": [0.8082, 0.8531], "showgrid": true}, "yaxis12": {"anchor": "x12", "domain": [0.8082, 0.8531], "showgrid": true}, "yaxis13": {"anchor": "x13", "domain": [0.7347, 0.7796], "showgrid": true}, "yaxis14": {"anchor": "x14", "domain": [0.7347, 0.7796], "showgrid": true}, "yaxis15": {"anchor": "x15", "domain": [0.7347, 0.7796], "showgrid": true}, "yaxis16": {"anchor": "x16", "domain": [0.7347, 0.7796], "showgrid": true}, "yaxis17": {"anchor": "x17", "domain": [0.6612, 0.7061], "showgrid": true}, "yaxis18": {"anchor": "x18", "domain": [0.6612, 0.7061], "showgrid": true}, "yaxis19": {"anchor": "x19", "domain": [0.6612, 0.7061], "showgrid": true}, "yaxis2": {"anchor": "x2", "domain": [0.9551, 1.0], "showgrid": true}, "yaxis20": {"anchor": "x20", "domain": [0.6612, 0.7061], "showgrid": true}, "yaxis21": {"anchor": "x21", "domain": [0.5878, 0.6327], "showgrid": true}, "yaxis22": {"anchor": "x22", "domain": [0.5878, 0.6327], "showgrid": true}, "yaxis23": {"anchor": "x23", "domain": [0.5878, 0.6327], "showgrid": true}, "yaxis24": {"anchor": "x24", "domain": [0.5878, 0.6327], "showgrid": true}, "yaxis25": {"anchor": "x25", "domain": [0.5143, 0.5592], "showgrid": true}, "yaxis26": {"anchor": "x26", "domain": [0.5143, 0.5592], "showgrid": true}, "yaxis27": {"anchor": "x27", "domain": [0.5143, 0.5592], "showgrid": true}, "yaxis28": {"anchor": "x28", "domain": [0.5143, 0.5592], "showgrid": true}, "yaxis29": {"anchor": "x29", "domain": [0.4408, 0.4857], "showgrid": true}, "yaxis3": {"anchor": "x3", "domain": [0.9551, 1.0], "showgrid": true}, "yaxis30": {"anchor": "x30", "domain": [0.4408, 0.4857], "showgrid": true}, "yaxis31": {"anchor": "x31", "domain": [0.4408, 0.4857], "showgrid": true}, "yaxis32": {"anchor": "x32", "domain": [0.4408, 0.4857], "showgrid": true}, "yaxis33": {"anchor": "x33", "domain": [0.3673, 0.4122], "showgrid": true}, "yaxis34": {"anchor": "x34", "domain": [0.3673, 0.4122], "showgrid": true}, "yaxis35": {"anchor": "x35", "domain": [0.3673, 0.4122], "showgrid": true}, "yaxis36": {"anchor": "x36", "domain": [0.3673, 0.4122], "showgrid": true}, "yaxis37": {"anchor": "x37", "domain": [0.2939, 0.3388], "showgrid": true}, "yaxis38": {"anchor": "x38", "domain": [0.2939, 0.3388], "showgrid": true}, "yaxis39": {"anchor": "x39", "domain": [0.2939, 0.3388], "showgrid": true}, "yaxis4": {"anchor": "x4", "domain": [0.9551, 1.0], "showgrid": true}, "yaxis40": {"anchor": "x40", "domain": [0.2939, 0.3388], "showgrid": true}, "yaxis41": {"anchor": "x41", "domain": [0.2204, 0.2653], "showgrid": true}, "yaxis42": {"anchor": "x42", "domain": [0.2204, 0.2653], "showgrid": true}, "yaxis43": {"anchor": "x43", "domain": [0.2204, 0.2653], "showgrid": true}, "yaxis44": {"anchor": "x44", "domain": [0.2204, 0.2653], "showgrid": true}, "yaxis45": {"anchor": "x45", "domain": [0.1469, 0.1918], "showgrid": true}, "yaxis46": {"anchor": "x46", "domain": [0.1469, 0.1918], "showgrid": true}, "yaxis47": {"anchor": "x47", "domain": [0.1469, 0.1918], "showgrid": true}, "yaxis48": {"anchor": "x48", "domain": [0.1469, 0.1918], "showgrid": true}, "yaxis49": {"anchor": "x49", "domain": [0.07347, 0.1184], "showgrid": true}, "yaxis5": {"anchor": "x5", "domain": [0.8816, 0.9265], "showgrid": true}, "yaxis50": {"anchor": "x50", "domain": [0.07347, 0.1184], "showgrid": true}, "yaxis51": {"anchor": "x51", "domain": [0.07347, 0.1184], "showgrid": true}, "yaxis52": {"anchor": "x52", "domain": [0.07347, 0.1184], "showgrid": true}, "yaxis53": {"anchor": "x53", "domain": [0, 0.0449], "showgrid": true}, "yaxis54": {"anchor": "x54", "domain": [0, 0.0449], "showgrid": true}, "yaxis55": {"anchor": "x55", "domain": [0, 0.0449], "showgrid": true}, "yaxis56": {"anchor": "x56", "domain": [0, 0.0449], "showgrid": true}, "yaxis6": {"anchor": "x6", "domain": [0.8816, 0.9265], "showgrid": true}, "yaxis7": {"anchor": "x7", "domain": [0.8816, 0.9265], "showgrid": true}, "yaxis8": {"anchor": "x8", "domain": [0.8816, 0.9265], "showgrid": true}, "yaxis9": {"anchor": "x9", "domain": [0.8082, 0.8531], "showgrid": true}}}
